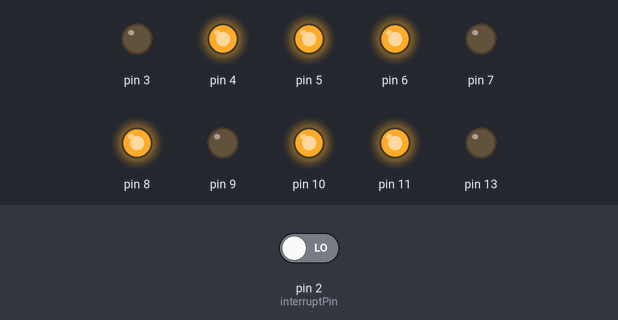
Bench run of a sketch on a simulated Arduino Uno, built with avr-gcc and run on an emulated ATmega328P. On the bench: output pins drawn as LEDs (lit = HIGH). Inputs (shaded band) come from the test bench; at power-on: pin 2 (interruptPin) LOW.

Above: at 0.5 s.
At 1.5 s:
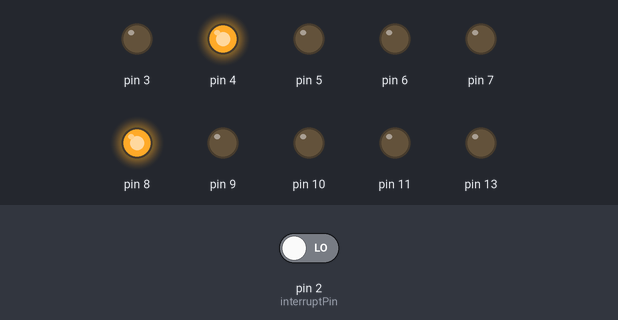
At 2.5 s:
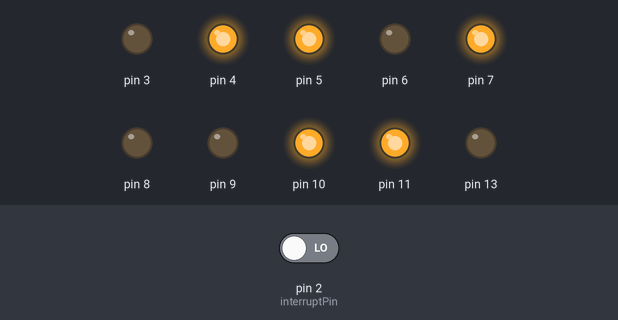
At 4.5 s:
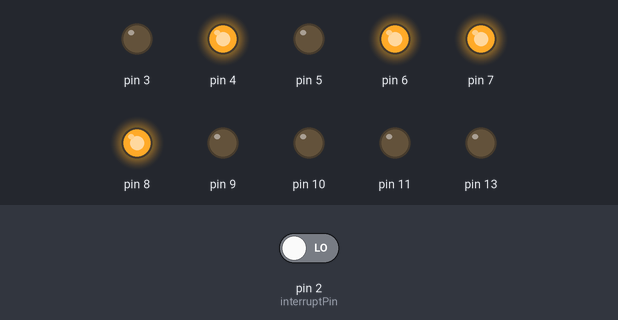
At 6.5 s:
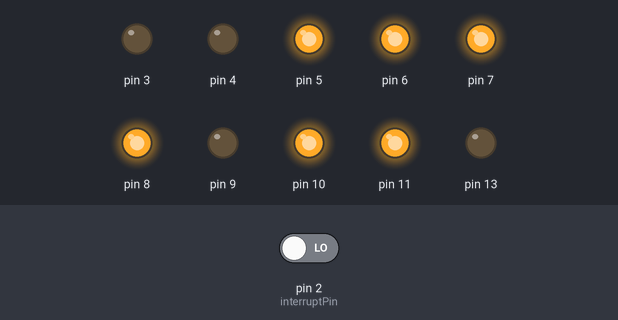
At 9.5 s:
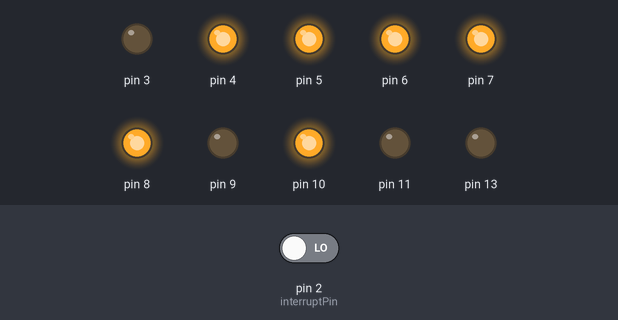
Timing chart, 0 to 10.4 s (numbered marks = the images above):
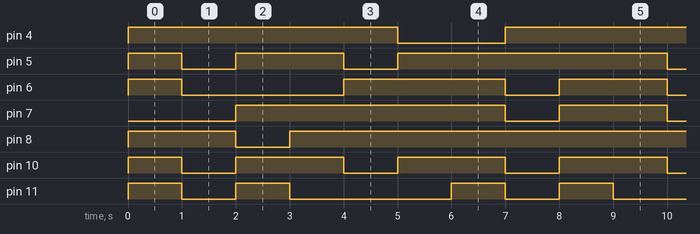

Measured:
- by itself, pin 4: repeats every 9.0 s: LOW 2.0 s, HIGH 7.0 s
- by itself, pin 5, pin 7: repeats every 9.0 s: LOW 1.0 s, HIGH 2.0 s, LOW 1.0 s, HIGH 5.0 s
- by itself, pin 6: repeats every 9.0 s: LOW 3.0 s, HIGH 3.0 s, LOW 1.0 s, HIGH 2.0 s
- by itself, pin 8: repeats every 9.0 s: LOW 1.0 s, HIGH 8.0 s
- by itself, pin 10: repeats every 3.0 s: LOW 1.0 s, HIGH 2.0 s
- by itself, pin 11: LOW → HIGH at 0.00 s, → LOW 1.0 s later, → HIGH 1.0 s later, → LOW 1.0 s later, … (28 changes in this stretch)

The sketch:

sketch_sep06a.ino
```cpp
//Como ficam os pinos do arduino no display:
//7 6     5 4
//_ _ GND _ _
//LEDS
//LEDS
//11 10   8 9
//_ _ GND _ _

const byte interruptPin = 2;
int Contador = 0;

void setup() {
  pinMode(13, OUTPUT);
  pinMode(2, INPUT);
  pinMode(3, OUTPUT);
  pinMode(4, OUTPUT);
  pinMode(5, OUTPUT);
  pinMode(6, OUTPUT);
  pinMode(7, OUTPUT);
  pinMode(8, OUTPUT);
  pinMode(9, OUTPUT);
  pinMode(10, OUTPUT);
  pinMode(11, OUTPUT);
  pinMode(12, INPUT);
  attachInterrupt(digitalPinToInterrupt(interruptPin), zerar, RISING);

}

void loop() {
  contagem();
}

void contagem(){
  if(Contador == 0){
    zero();
  }
  if(Contador == 1){
    um();
  }
  if(Contador == 2){
    dois();
  }
  if(Contador == 3){
    tres();
  }
  if(Contador == 4){
    quatro();
  }
  if(Contador == 5){
    cinco();
  }
  if(Contador == 6){
    seis();
  }
  if(Contador == 7){
    sete();
  }
  if(Contador == 8){
    oito();
  }
  if(Contador == 9){
    nove();
    Contador = 0;
  }
  Contador++;
  delay(1000);
}

void zero(){
  digitalWrite(4, HIGH);  //b
  digitalWrite(5, HIGH); //a
  digitalWrite(6, HIGH);  //f
  digitalWrite(7, LOW); //g
  digitalWrite(8, HIGH);
  digitalWrite(9, LOW); //pt
  digitalWrite(10, HIGH);
  digitalWrite(11, HIGH);
}

void um(){
  digitalWrite(4, HIGH);  //b
  digitalWrite(5, LOW); //a
  digitalWrite(6, LOW);  //f
  digitalWrite(7, LOW); //g
  digitalWrite(8, HIGH); //c
  digitalWrite(9,LOW); //ponto
  digitalWrite(10, LOW); //e
  digitalWrite(11, LOW); //
}

void dois(){
  digitalWrite(4, HIGH);  //b
  digitalWrite(5, HIGH); //a
  digitalWrite(6, LOW);  //f
  digitalWrite(7, HIGH); //g
  digitalWrite(8, LOW); //c
  digitalWrite(9,LOW); //ponto
  digitalWrite(10, HIGH); //d
  digitalWrite(11, HIGH); //
}

void tres(){
  digitalWrite(4, HIGH);  //b
  digitalWrite(5, HIGH); //a
  digitalWrite(6, LOW);  //f
  digitalWrite(7, HIGH); //g
  digitalWrite(8, HIGH); //d
  digitalWrite(9,LOW); //ponto
  digitalWrite(10, HIGH); //c
  digitalWrite(11, LOW); //e
}

void quatro(){
  digitalWrite(4, HIGH);  //b
  digitalWrite(5, LOW); //a
  digitalWrite(6, HIGH);  //f
  digitalWrite(7, HIGH); //g
  digitalWrite(8, HIGH); //d
  digitalWrite(9,LOW); //ponto
  digitalWrite(10, LOW); //c
  digitalWrite(11, LOW); //e
}

void cinco(){
  digitalWrite(4, LOW);  //b
  digitalWrite(5, HIGH); //a
  digitalWrite(6, HIGH);  //f
  digitalWrite(7, HIGH); //g
  digitalWrite(8, HIGH); //d
  digitalWrite(9,LOW); //ponto
  digitalWrite(10, HIGH); //c
  digitalWrite(11, LOW); //e
}

void seis(){
  digitalWrite(4, LOW);  //b
  digitalWrite(5, HIGH); //a
  digitalWrite(6, HIGH);  //f
  digitalWrite(7, HIGH); //g
  digitalWrite(8, HIGH); //d
  digitalWrite(9,LOW); //ponto
  digitalWrite(10, HIGH); //c
  digitalWrite(11, HIGH); //e
}

void sete(){
  digitalWrite(4, HIGH);  //b
  digitalWrite(5, HIGH); //a
  digitalWrite(6, LOW);  //f
  digitalWrite(7, LOW); //g
  digitalWrite(8, HIGH);
  digitalWrite(9,LOW); //ponto
  digitalWrite(10, LOW); //c
  digitalWrite(11, LOW); //e
}

void oito(){
  digitalWrite(4, HIGH);  //b
  digitalWrite(5, HIGH); //a
  digitalWrite(6, HIGH);  //f
  digitalWrite(7, HIGH); //g
  digitalWrite(8, HIGH); //d
  digitalWrite(9,LOW); //ponto
  digitalWrite(10, HIGH); //c
  digitalWrite(11, HIGH); //e
}

void nove(){
  digitalWrite(4, HIGH);  //b
  digitalWrite(5, HIGH); //a
  digitalWrite(6, HIGH);  //f
  digitalWrite(7, HIGH); //g
  digitalWrite(8, HIGH); //d
  digitalWrite(9,LOW); //ponto
  digitalWrite(10, HIGH); //c
  digitalWrite(11, LOW); //e
}

void zerar(){
  Contador = 0;
  //contagem();
}
```
